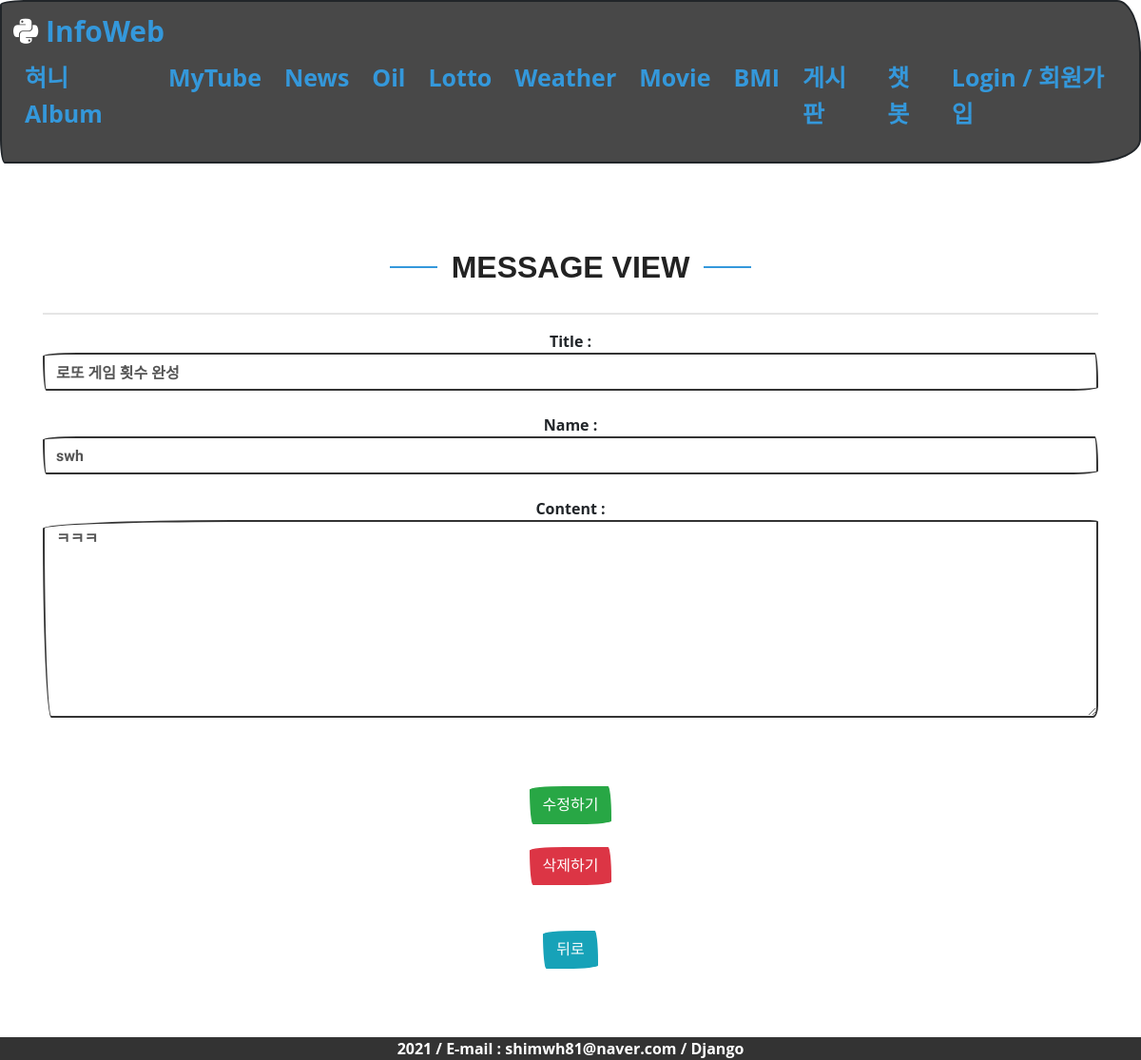
The app's page /board/10/ with its own data.
### board/models.py (models this page shows, shortened)
class Message(models.Model):
    title = models.CharField(max_length=50, help_text='최대 50자 내로 입력가능합니다.')
    name = models.CharField(max_length=10, help_text='최대 10자 내로 입력가능합니다.')
    contents = models.TextField(default='', help_text='내용을 입력해주세요~')
    regdate = models.DateTimeField(auto_now=True)

### board/views.py (the view)
# urls.py: path('<int:pk>/', views.board_detail, name='detail_view'),
def board_detail(request, pk):
    msg = get_object_or_404(Message, pk=pk)
    return render(request, 'infoweb/msgView.html', {'msg':msg})

### templates/infoweb/msgView.html (shortened to what this page needs)
{% extends "infoweb/base.html" %}
{% load static %}
{% block content %}
<div  class="form-group">
    <div class="my_title">
        <h1>Message View</h1>
    </div>
    <hr>
    <form action="{% url 'board_modify' %}" method="post">
        Title : <input class="form-control"  type="text" name="title" value="{{ msg.title }}"><br>
        Name : <input class="form-control"  type="text" name="name" value="{{ msg.name }}"><br>
        Content : <textarea class="form-control" id="exampleTextarea" rows="8" name="contents">{{ msg.contents }}</textarea><br>
        <br><br>
        <input type="submit" class="btn btn-success" value="수정하기">
    </form>
    <br>
    <form action="{% url 'board_del' %}" method="post">
        <input type="submit" class="btn btn-danger" value="삭제하기">
    </form>
    <br><br>
    <a href="{% url 'board' %}"><input type="button" class="btn btn-info" value="뒤로"></a>
    <br>
</div>
{% endblock %}

### static/css/style2.css (style rules this page uses)
:root { --text-color: #3498db; --text-hover: #5faee3; --background-color: #484848; --accent-color: pink; }
html,body { font-family: "Open Sans", sans-serif; margin: 0; padding: 0; height: 100% }
a { color: var(--text-color); text-decoration: none; }
h1, h2, h3, h4, h5, h6 { font-family: "Raleway", sans-serif; }
.my_title { text-align: center; padding-bottom: 5px; }
.my_title h1 { font-size: 32px; font-weight: bold; text-transform: uppercase; position: relative; color: #222222; }
.my_title h1::before, .my_title h1::after { content: ''; width: 50px; height: 2px; background: #3498db; display: inline-block; }
.my_title h1::before { margin: 0 15px 10px 0; }
.my_title h1::after { margin: 0 0 10px 15px; }

### records on screen
Message: title "로또 게임 횟수 완성", name "swh", contents "ㅋㅋㅋ"
